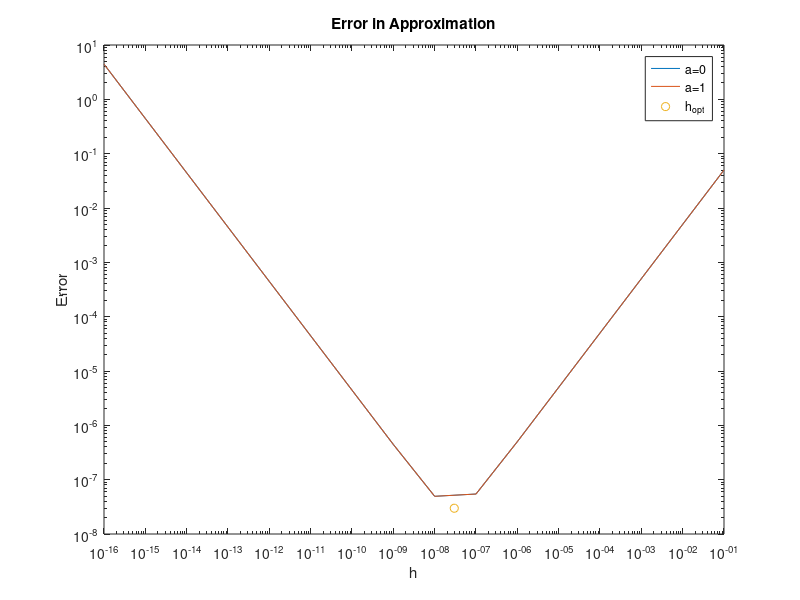

The MATLAB source for this figure:
clc;
format shorte;

M=1;

h = zeros(16, 1);
table = zeros(16, 3);
for i=1:16
    h(i)=10^(-i);    
    error=M*h(i)/2+2*eps/h(i); 
    table(i, 1)=h(i);
    table(i, 2)=error;
end

a=1;  
for i=1:16
    h(i)=10^(-i);     
    error=M*h(i)/2+2*eps/h(i);     
    table(i, 3)=error;
end

f=figure;
data=table;
colnames={'h', 'error (a=0)', 'error (a=1)'};
t=uitable(f, 'Data', data, 'ColumnName', colnames);

figure
loglog(h, table(:,2))
hold on;
loglog(h, table(:,3))

hopt=2*sqrt(eps);
error=M*hopt/2+2*eps/hopt; 
plot(hopt, error, 'o')

title('Error in Approximation')
xlabel('h')
ylabel('Error')
legend('a=0', 'a=1', 'h_{opt}', 'Location', 'northeast')


